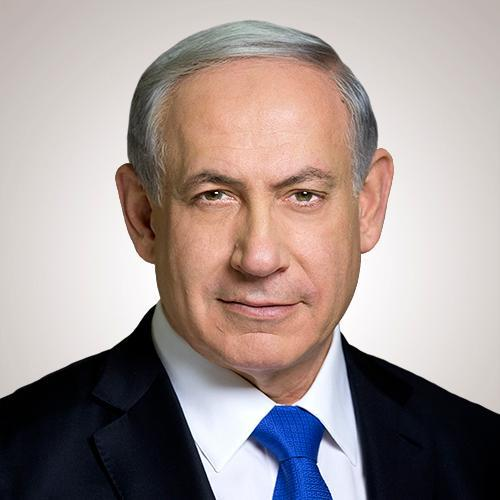
#> input picture images/bibi/bibi1.jpeg, 500 x 500 px; its folder holds only this picture in this run
$ python facial_train.py   (older library calls are emulated)
#> lines starting #> are read from the running program, lines starting #| are printed output that depends on the picture
import  os
import cv2
import numpy
import pickle
from PIL import Image
#Our training document


yLabels = []
xTrain = []
fisherXTrain = []

labelIDs = {"Name" : 1}
pathArray = []
labelNameArray = []

#This function assumes your images are in the same dir as this file
def buildFilePath(folderName):
    #absolute path of this file
    basePath = os.path.dirname(os.path.abspath(__file__))
    imagesPath = os.path.join(basePath, folderName)
    print ("Our file path for the images is : " + imagesPath)
    return imagesPath

# we set important global variables here
def setVariablesFromImagePath(directory):
#> called with directory = 'images'
    currLabelIdx = 0
    for root, dirs, files in os.walk(directory):
        for file in files:
            if file.endswith("jpeg") or file.endswith("jpg") or file.endswith("png"):
                imagePath = os.path.join(root, file)
                imageLabel = os.path.basename(root).replace(" ", "-").lower()

                if not imageLabel in labelIDs:
                    labelIDs[imageLabel] = currLabelIdx
                    currLabelIdx = currLabelIdx + 1
                    pathArray.append(imagePath)

                labelNameArray.append(labelIDs[imageLabel])
                yLabels.append(labelIDs[imageLabel])
                print("Our YLabels are : " + str(yLabels))
#> pass 2 of the loop in setVariablesFromImagePath, `for root, dirs, files in os.walk(directory):`:
    return

def grayScaleFromImagePathArray(imagePathArray):
    grayScaleArray = []
    for path in imagePathArray:
        grayScaled = Image.open(path).convert("L")
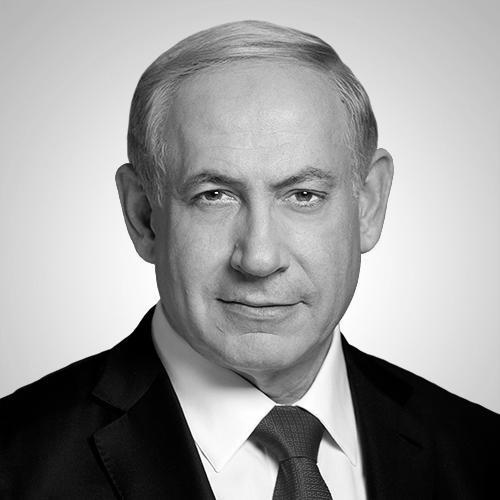
#> grayScaled: PIL image 500x500 L; min 0, max 255, mean 154.9
        grayScaleArray.append(grayScaled)
#> pass 2 of the loop in grayScaleFromImagePathArray, `for path in imagePathArray:`:
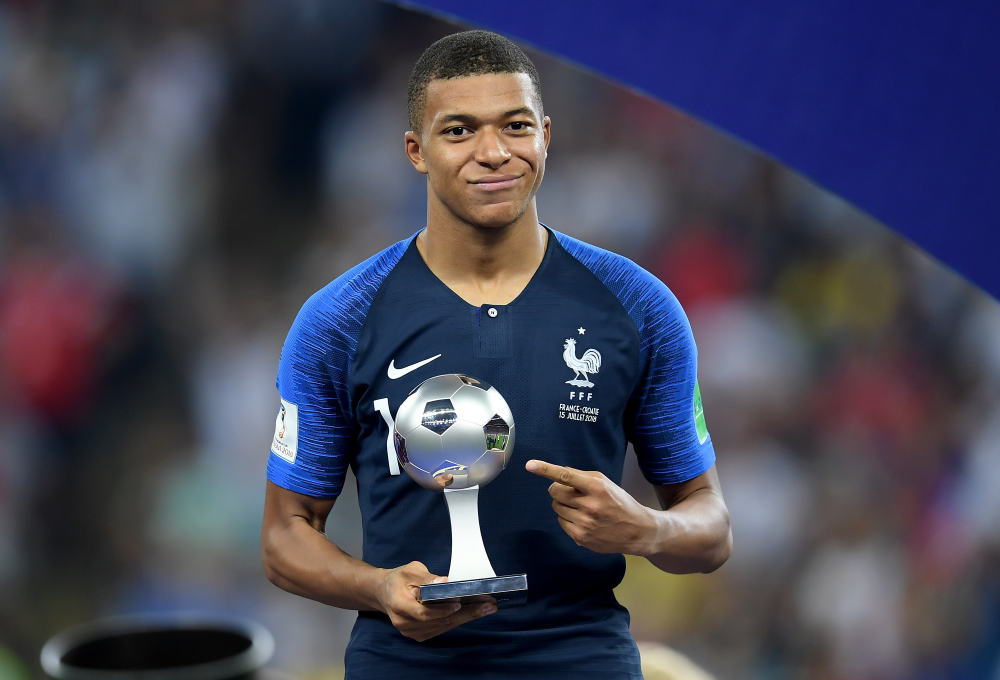
#> input picture images/mbappe/mbappe1.jpg, 3000 x 2040 px (shown at 1/3 size)
#> in grayScaleFromImagePathArray, `grayScaled = Image.open(path).convert("L")`:
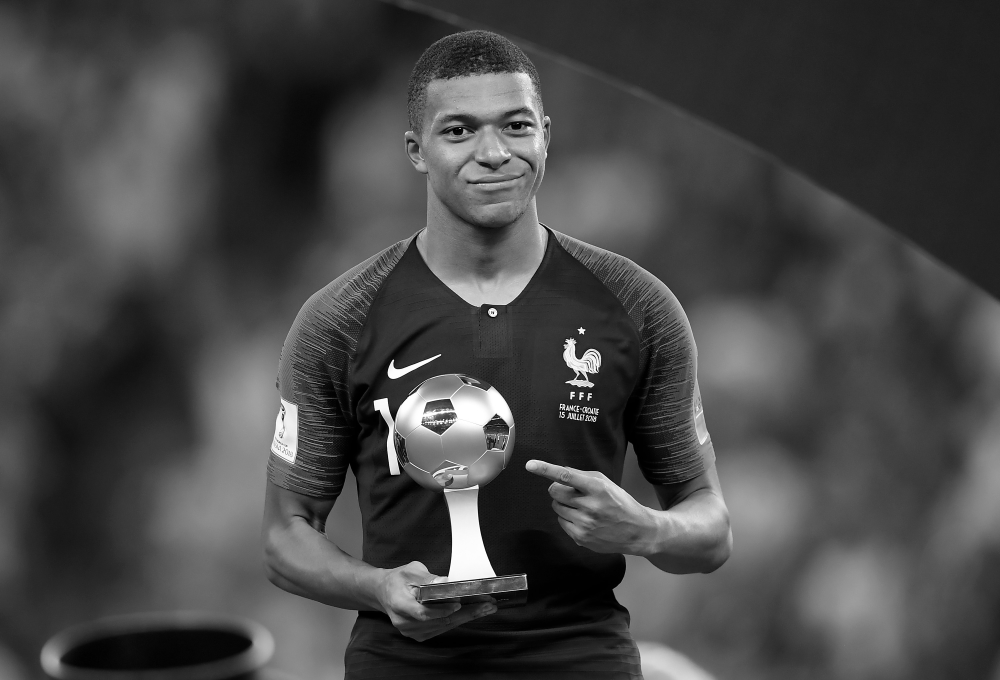
#> grayScaled: PIL image 3000x2040 L (shown at 1/3 size); min 0, max 255, mean 70.7
    return grayScaleArray

def faceDetectionFromGrayScaleArray(grayScaleArray):
    for grayedImage in grayScaleArray:
        numpyImageArray = numpy.array(imageResize((280,280), grayedImage), "uint8")
        #Detection of the faces
        faces = faceCascade.detectMultiScale(numpyImageArray, scaleFactor=1.5, minNeighbors=5)

        for (x,y,w,h) in faces:
            roi = numpyImageArray[y:y+h, x:x+w]
            xTrain.append(roi)
            # fisherXTrain.append(imageResize((250,250), roi))
            fisherXTrain.append(cv2.resize(numpyImageArray[y:y + h, x:x + w], (280, 280)))
    print ("Our X Train is : " + str(xTrain))
    return

def imageResize(size, image):
    resized = image.resize(size, Image.ANTIALIAS)
    return resized

#absolute path of the file
baseDir = os.path.dirname(os.path.abspath(__file__))
imageDir = os.path.join(baseDir, "images")
faceCascade = cv2.CascadeClassifier('cascades/haarcascades/haarcascade_frontalface_alt2.xml')

recognizer = cv2.face.LBPHFaceRecognizer_create()
fisherRecognizer = cv2.face.FisherFaceRecognizer_create()


imagesPath = buildFilePath("images")

setVariablesFromImagePath(imagesPath)

grayArray = grayScaleFromImagePathArray(pathArray)
#> grayArray = 2 items
faceDetectionFromGrayScaleArray(grayArray)
#> the loop in faceDetectionFromGrayScaleArray, `for grayedImage in grayScaleArray:` made 2 passes
#> faces on passes 1 to 2: [[72, 54, 152, 152]], [[114, 35, 45, 45]]
#> pass 2, in imageResize (call 2), `resized = image.resize(size, Image.ANTIALIAS)`:
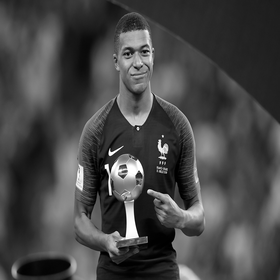
#> resized: PIL image 280x280 L; min 0, max 255, mean 70.7
#> (printed output is left out)

# for root, dirs, files in os.walk(imageDir):
#     #iteratre through the files
#     for file in files:
#         if file.endswith("jpeg") or file.endswith("jpg") or file.endswith("png"):
#             imageCount += 1
#             path = os.path.join(root, file)
#             #iterate through to get file names for people
#             label = os.path.basename(root).replace(" ", "-").lower()
#
#             #add an id for each image
#             if not label in labelIDs:
#                 labelIDs[label] = currLabelIdx
#                 currLabelIdx += 1
#
#             id_ = labelIDs[label]
#
#             grayScale = Image.open(path).convert("L")
#             #converts image to a number representation of each pixel
#             numpyImageAry = numpy.array(imageResize((102,102), grayScale), "uint8")
#             #face detention with numpyArray
#             faces = faceCascade.detectMultiScale(numpyImageAry, scaleFactor=1.5, minNeighbors=5)
#
#             for (x,y,w,h) in faces:
#                 #find our region of interest or the face
#                 roi = numpyImageAry[y:y+h, x:x+w]
#                 xTrain.append(roi)
#                 yLabels.append(id_)
#
#                # fisherXTrain.append(imageResize((250,250), roi))
#                 fisherXTrain.append(cv2.resize(numpyImageAry[y:y+h, x:x+w], (280,280)))

            #print(path)

#write labels to file
with open("faceLabels.pickle", "wb") as file:
    pickle.dump(labelIDs, file)

recognizer.train(xTrain, numpy.array(yLabels))
recognizer.write("trainingFaces.yml")

fisherRecognizer.train(fisherXTrain, numpy.array(yLabels))
fisherRecognizer.write("trainingFisher.yml")
